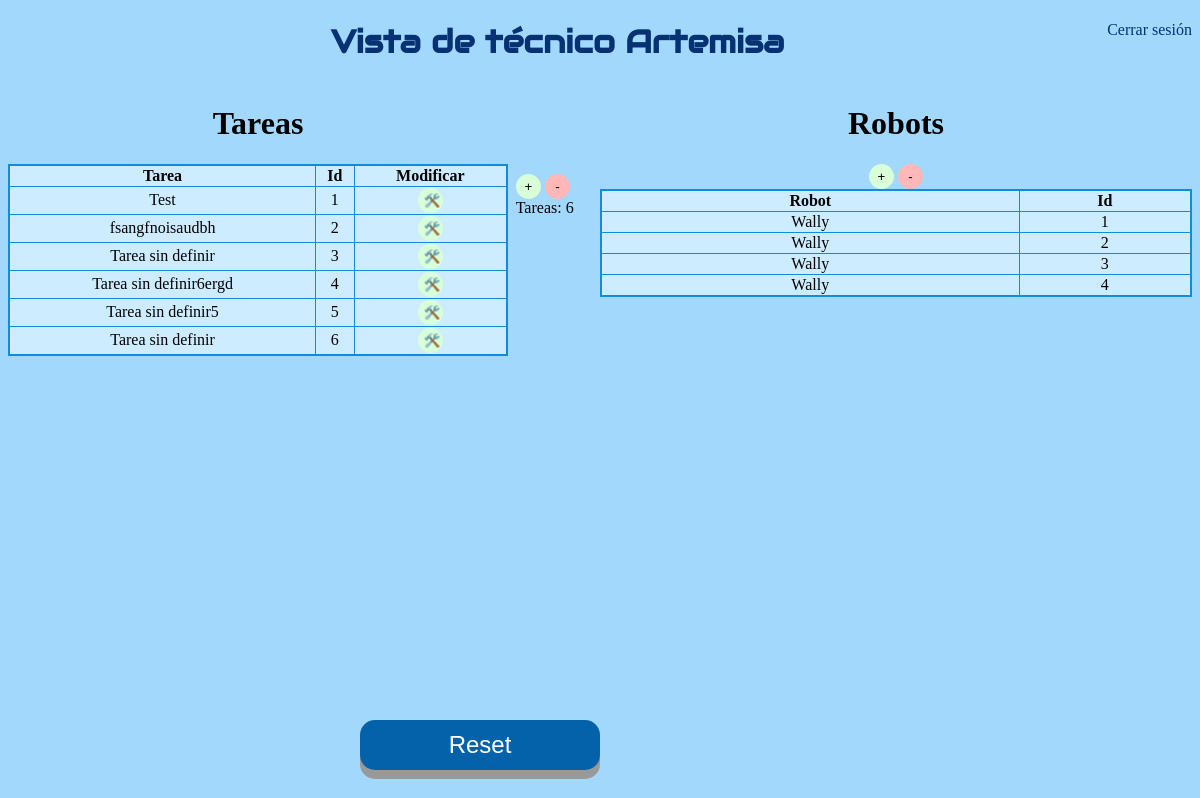
The app's page /Interfaz_tecnico.html, older data.
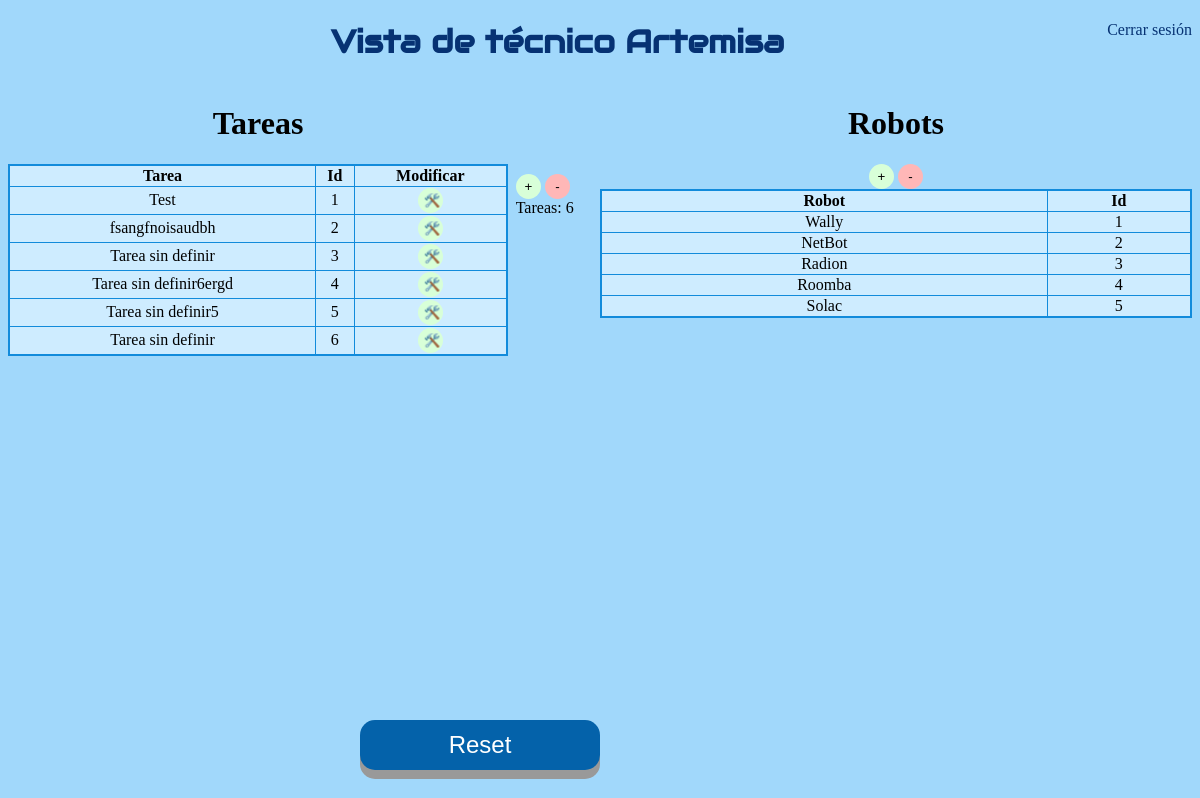
The same page, newer data.
### app.py (models this page shows)
class Todo(db.Model): #Tabla para tareas creadas
    id = db.Column(db.Integer, primary_key=True)
    content = db.Column(db.String(200), nullable=False)
    priority = db.Column(db.String(200))        # prioridad
    descripcion = db.Column(db.String(200))             # Descripcion
    atributos = db.Column(db.String(800))               # Atributos

class Robo(db.Model):
    id = db.Column(db.Integer, primary_key=True)
    nombre = db.Column(db.String(200), nullable=False)

### app.py (the view)
@app.route('/Interfaz_tecnico.html', methods=['POST','GET'])     # Redireccion a Tecnico
def tecnico():
    tasks = Todo.query.order_by(Todo.id).all() # Este método nos devuelve todos los elementos de la tabla de la base de datos
    rob = Robo.query.order_by(Robo.id).all()
    return render_template('Interfaz_tecnico.html', tasks=tasks, rob=rob) # Presentar las tareas

### templates/Interfaz_tecnico.html (shortened to what this page needs)
{% extends 'base.html' %}
{% block head %}
</head>
{% endblock %}
{% block body %}
<a style="float:right" href="index.html">Cerrar sesión</a>
<center>
  <h1 class="principal"> Vista de técnico Artemisa</h1>
</center>
<div class="inline-div-izquierda">
  <h1 class="Copper">Tareas</h1>
  <center>
    <table>
      <tr>
          <th> Tarea</th>
          <th> Id </th>
          <th> Modificar </th>
      </tr>
      {% for task in tasks %}
        {% if task.id!=0 %}
          <tr>
            <td> {{ task.content }}</td>
            <td> {{ task.id }} </td>
            <td> <button type="button" class="button3" onClick="window.location.href='/update/{{ task.id }}';">🛠️</button> </td>
          </tr>
        {% endif %}
      {% endfor %}
      </table>
  </center>
</div>
<div class="inline-div-izquierda2">
  <br> <br> <br> <br> <br>
  <button type="button" class="button3" onClick="window.location.href='/new_update/{{ tasks[-1].id }}';">+</button>
  <button type="button" class="button4" onClick="window.location.href='/delete';">-</button>
 <br> &nbsp;
  Tareas:
  <a id="clicks">{{ tasks[-1].id }}</a> <br>
</div>
<center>
  <div class="inline-div-derecha">
    <h1 class="Copper"> Robots</h1>
    <button type="button" class="button3" onClick="window.location.href='/nuevo_robot';">+</button>
    <button type="button" class="button4" onClick="window.location.href='/delete_robot';">-</button>
    <br>
    <table>
      <tr>
          <th> Robot</th>
          <th> Id </th>
      </tr>
      {% for robot in rob %}
          <tr>
            <td> {{ robot.nombre }}</td>
            <td> {{ robot.id }} </td>
          </tr>
      {% endfor %}
      </table>
  </div>
  <br>
  <br>
</center>
<br> <br> <br> <br> <br> <br> <br> <br> <br> <br> <br> <br> <br> <br> <br> <br> <br> <br> <br> <br> <br>
<center>
  <button id="boton2" class="button2" onclick="window.location.href='/reset';">Reset</button>
</center>
  {% endblock %}

### templates/base.html
<!DOCTYPE html>
<html>
    <head>
        <link rel="stylesheet" href="{{ url_for('static', filename='css/main.css') }}">
        {% block head %} {% endblock %}
    </head>
    <body>
        {% block body %} {% endblock %}
    </body>
</html>

### static/css/main.css (style rules this page uses)
a:link { text-decoration: none; color: rgb(6, 50, 115); }
body { background-color: #a1d8fb; }
h1.Copper { font-family: Copperplate, Papyrus, fantasy; text-align: center }
h1.principal { font-family: "Audiowide", sans-serif; color: rgb(6, 50, 115); }
.button2 { width: 20%; height: 50px; font-size: 24px; text-align: center; position: absolute; bottom: 30px; right: 600px; cursor: pointer; outline: none; color: #fff; background-color: #0462aa; border: none; border-radius: 15px; box-shadow: 0 9px #999; }
.button3 { width: 25px; height: 25px; border: none; border-radius: 15px; background-color: #d8ffd8; }
.button4 { width: 25px; height: 25px; border: none; border-radius: 15px; background-color: #ffb7b7; }
.inline-div-derecha { width: 50%; float: right; }
.inline-div-izquierda { width: 500px; float: left; }
.inline-div-izquierda2 { width: 72px; float: left; }
table { border: 2px solid rgb(18, 139, 219); border-collapse: collapse; width: 100%; text-align: center; background-color: #ceecff; }
th, td { border: 1px solid rgb(18, 139, 219); }

Row changes from the older to the newer data that the page shows:
changed Robo id 2: nombre "Wally" → "NetBot"
changed Robo id 3: nombre "Wally" → "Radion"
changed Robo id 4: nombre "Wally" → "Roomba"
added Robo: nombre "Solac", id "5"
